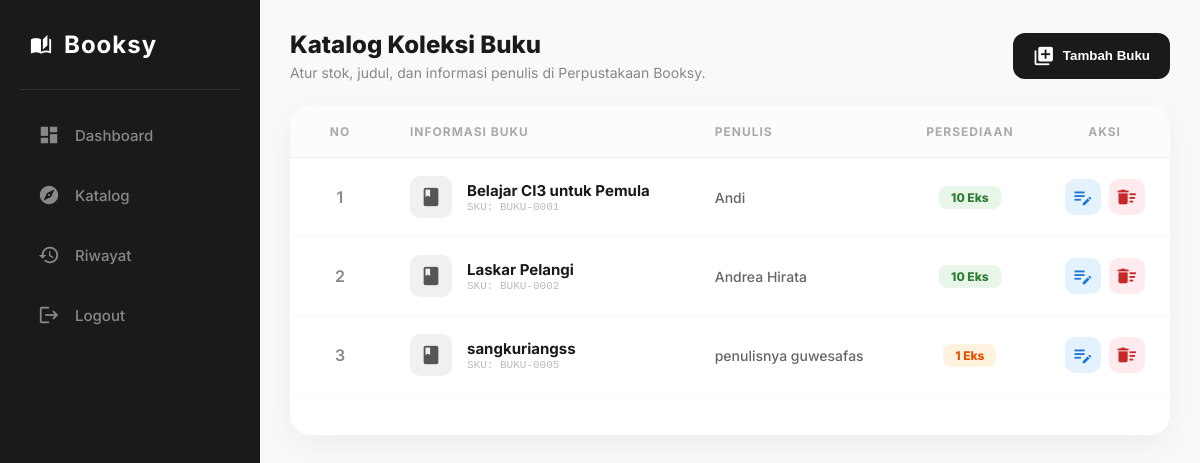
The page /admin/kelola_buku on the database as committed earlier.
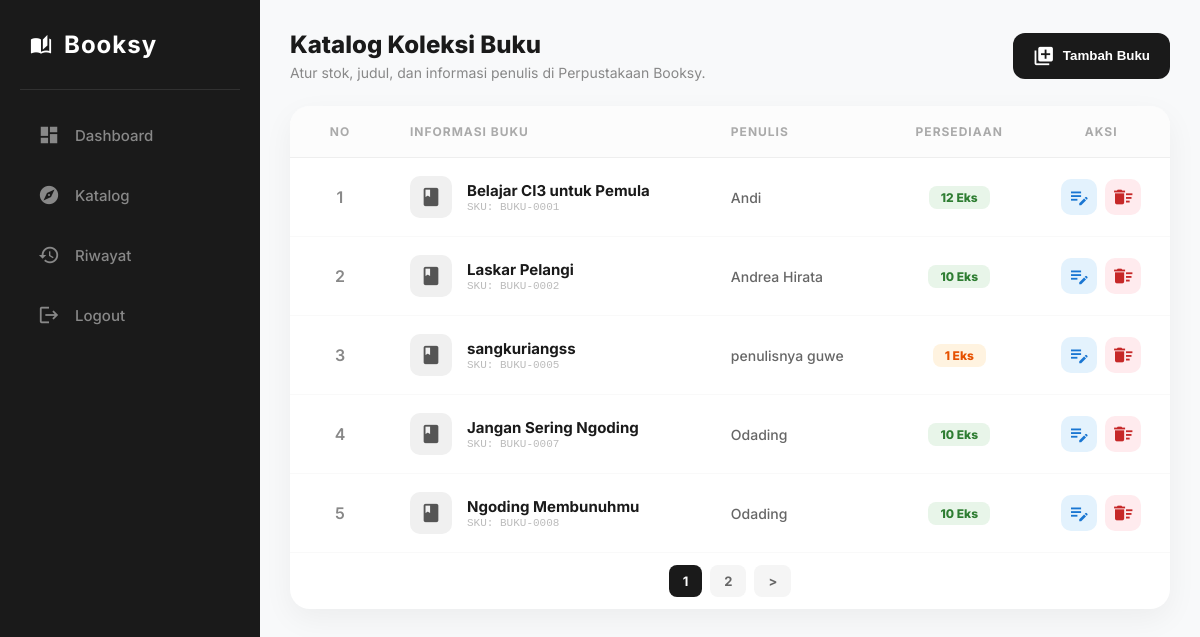
The same page on the database as committed later.
### tables this page shows
CREATE TABLE `buku` (
  `id_buku` int(11) NOT NULL,
  `id_kategori` int(11) DEFAULT NULL,
  `judul` varchar(255) NOT NULL,
  `penulis` varchar(100) DEFAULT NULL,
  `penerbit` varchar(100) DEFAULT NULL,
  `tahun_terbit` int(4) DEFAULT NULL,
  `stok` int(11) DEFAULT 0
);

### application/controllers/Admin.php (called while the page is built, shortened)
<?php
class Admin extends CI_Controller
{
    public function __construct()
    {
        $this->load->model('M_Buku');
        $this->load->model('M_User');
        $this->load->library('pagination');
        $this->load->library('pagination');
    }
    public function kelola_buku($start = 0)
    {
        $config['base_url'] = base_url('admin/kelola_buku');
        $config['total_rows'] = $this->M_Buku->count_all();
        $config['per_page'] = 5;
        $this->pagination->initialize($config);
        $data['buku'] = $this->M_Buku->get_pagination($config['per_page'], $start);
        $data['pagination'] = $this->pagination->create_links();
        $this->load->view('layout/v_sidebar');
        $this->load->view('admin/v_kelola_buku', $data);
    }
}

### index.php (called while the page is built, shortened)
<?php
require_once BASEPATH . 'core/CodeIgniter.php';

### application/config/config.php (called while the page is built, shortened)
<?php
$config['base_url'] = 'http://localhost/perpuz';
$config['index_page'] = '';
$config['uri_protocol']	= 'REQUEST_URI';
$config['url_suffix'] = '';
$config['language']	= 'english';
$config['charset'] = 'UTF-8';
$config['enable_hooks'] = FALSE;
$config['subclass_prefix'] = 'MY_';
$config['composer_autoload'] = FALSE;
$config['permitted_uri_chars'] = 'a-z 0-9~%.:_\-';
$config['enable_query_strings'] = FALSE;
$config['controller_trigger'] = 'c';
$config['function_trigger'] = 'm';
$config['directory_trigger'] = 'd';
$config['allow_get_array'] = TRUE;
$config['log_threshold'] = 0;
$config['log_path'] = '';
$config['log_file_extension'] = '';
$config['log_file_permissions'] = 0644;
$config['log_date_format'] = 'Y-m-d H:i:s';
$config['error_views_path'] = '';
$config['cache_path'] = '';
$config['cache_query_string'] = FALSE;
$config['encryption_key'] = '';
$config['sess_driver'] = 'files';
$config['sess_cookie_name'] = 'ci_session';
$config['sess_samesite'] = 'Lax';
$config['sess_expiration'] = 7200;
$config['sess_save_path'] = NULL;
$config['sess_match_ip'] = FALSE;
$config['sess_time_to_update'] = 300;
$config['sess_regenerate_destroy'] = FALSE;
$config['cookie_prefix']	= '';
$config['cookie_domain']	= '';
$config['cookie_path']		= '/';
$config['cookie_secure']	= FALSE;
$config['cookie_httponly'] 	= FALSE;
$config['cookie_samesite'] 	= 'Lax';
$config['standardize_newlines'] = FALSE;
$config['global_xss_filtering'] = FALSE;
$config['csrf_protection'] = FALSE;
$config['csrf_token_name'] = 'csrf_test_name';
$config['csrf_cookie_name'] = 'csrf_cookie_name';
$config['csrf_expire'] = 7200;
$config['csrf_regenerate'] = TRUE;
$config['csrf_exclude_uris'] = array();
$config['compress_output'] = FALSE;
$config['time_reference'] = 'local';
$config['rewrite_short_tags'] = FALSE;
$config['proxy_ips'] = '';

### application/models/M_Buku.php (called while the page is built, shortened)
<?php
class M_Buku extends CI_Model
{
    public function get_pagination($limit, $start) {
        return $this->db->get('buku', $limit, $start)->result();
    }
    public function count_all() {
        return $this->db->get('buku')->num_rows();
    }
}
?>

### application/views/admin/v_kelola_buku.php (the view, shortened to what the changed rows need)
<div class="content">
    <div class="page-header">
        <div class="header-text">
            <h2>Katalog Koleksi Buku</h2>
        </div>
    </div>
    <div class="table-card">
        <table class="modern-table">
            <thead>
                <tr>
                    <th style="width: 60px; text-align: center;">No</th>
                    <th>Informasi Buku</th>
                    <th>Penulis</th>
                    <th style="text-align: center;">Persediaan</th>
                    <th style="text-align: center;">Aksi</th>
                </tr>
            </thead>
            <tbody>
                <?php $no = $this->uri->segment(3) + 1;
                foreach ($buku as $b): ?>
                    <tr>
                        <td style="text-align: center; color: #888; font-weight: 600;"><?= $no++ ?></td>
                        <td>
                            <div class="book-info-cell">
                                <div class="book-icon">
                                    <span class="material-icons">book</span>
                                </div>
                                <div class="book-det">
                                    <strong><?= $b->judul ?></strong>
                                    <small>SKU: BUKU-<?= str_pad($b->id_buku, 4, '0', STR_PAD_LEFT) ?></small>
                                </div>
                            </div>
                        </td>
                        <td>
                            <span class="author-tag"><?= $b->penulis ?></span>
                        </td>
                        <td style="text-align: center;">
                            <?php
                                $stock_class = 'stock-safe';
                                if($b->stok <= 0) $stock_class = 'stock-empty';
                                elseif($b->stok <= 5) $stock_class = 'stock-low';
                            ?>
                            <div class="stock-badge <?= $stock_class ?>">
                                <?= $b->stok ?> Eks
                            </div>
                        </td>
                        <td style="text-align: center;">
                            <div class="action-group">
                                <button class="btn-icon edit"
                                    onclick="editBuku('<?= $b->id_buku ?>', '<?= addslashes($b->judul) ?>', '<?= addslashes($b->penulis) ?>', '<?= $b->stok ?>')"
                                    title="Edit Buku">
                                    <span class="material-icons">edit_note</span>
                                </button>
                                <a href="<?= base_url('admin/buku_delete/' . $b->id_buku) ?>"
                                   class="btn-icon delete"
                                   onclick="return confirm('Hapus buku <?= addslashes($b->judul) ?>?')"
                                   title="Hapus Buku">
                                    <span class="material-icons">delete_sweep</span>
                                </a>
                            </div>
                        </td>
                    </tr>
                <?php endforeach; ?>
            </tbody>
        </table>
        <div class="pagination-container">
            <?= $pagination ?>
        </div>
    </div>
</div>

Rows that differ between the two databases and show on the page:
changed buku "Belajar CI3 untuk Pemula": stok "10" → "12"
changed buku "sangkuriangss": penulis "penulisnya guwesafas" → "penulisnya guwe"
added buku: judul "Jangan Sering Ngoding", id_buku "0007", penulis "Odading", stok "10"
added buku: judul "Ngoding Membunuhmu", id_buku "0008", penulis "Odading", stok "10"
Other text that changed with them:
$pagination: (not shown) → "1 2 >"
